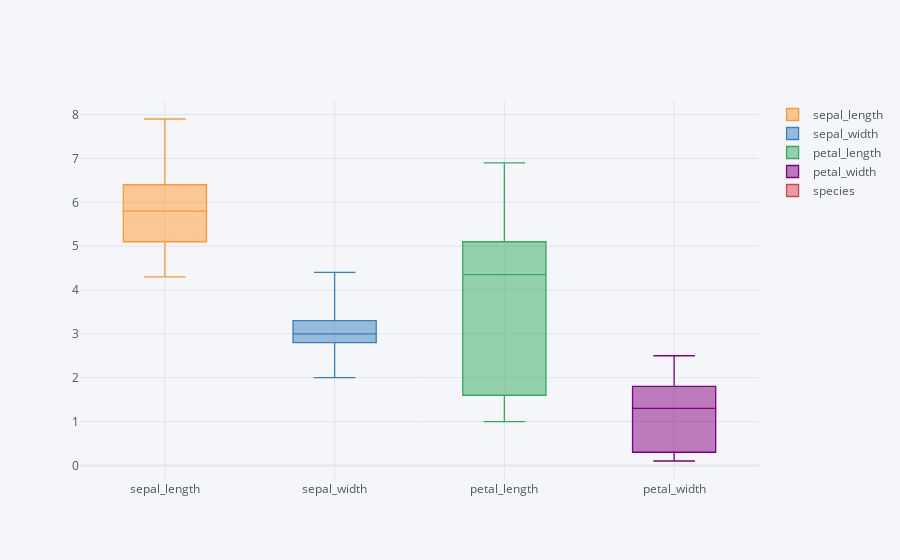

Notebook source saved alongside this figure:
### Code cell
iris.iplot(kind="box")

### Figure 1 — Plotly figure (JSON) as saved in the notebook; plotly's stock layout.template omitted (floating-point values rounded to 4 significant figures; data arrays with more than 128 entries replaced by an {"elided": "..."} marker saying what was removed)
{"data": [{"boxpoints": false, "line": {"width": 1.3}, "marker": {"color": "rgba(255, 153, 51, 1.0)"}, "name": "sepal_length", "orientation": "v", "type": "box", "y": {"elided": "150 float values"}}, {"boxpoints": false, "line": {"width": 1.3}, "marker": {"color": "rgba(55, 128, 191, 1.0)"}, "name": "sepal_width", "orientation": "v", "type": "box", "y": {"elided": "150 float values"}}, {"boxpoints": false, "line": {"width": 1.3}, "marker": {"color": "rgba(50, 171, 96, 1.0)"}, "name": "petal_length", "orientation": "v", "type": "box", "y": {"elided": "150 float values"}}, {"boxpoints": false, "line": {"width": 1.3}, "marker": {"color": "rgba(128, 0, 128, 1.0)"}, "name": "petal_width", "orientation": "v", "type": "box", "y": {"elided": "150 float values"}}, {"boxpoints": false, "line": {"width": 1.3}, "marker": {"color": "rgba(219, 64, 82, 1.0)"}, "name": "species", "orientation": "v", "type": "box", "y": {"elided": "150 str values"}}], "layout": {"legend": {"bgcolor": "#F5F6F9", "font": {"color": "#4D5663"}}, "paper_bgcolor": "#F5F6F9", "plot_bgcolor": "#F5F6F9", "title": {"font": {"color": "#4D5663"}}, "xaxis": {"gridcolor": "#E1E5ED", "showgrid": true, "tickfont": {"color": "#4D5663"}, "title": {"font": {"color": "#4D5663"}, "text": ""}, "zerolinecolor": "#E1E5ED"}, "yaxis": {"gridcolor": "#E1E5ED", "showgrid": true, "tickfont": {"color": "#4D5663"}, "title": {"font": {"color": "#4D5663"}, "text": ""}, "zerolinecolor": "#E1E5ED"}}}
